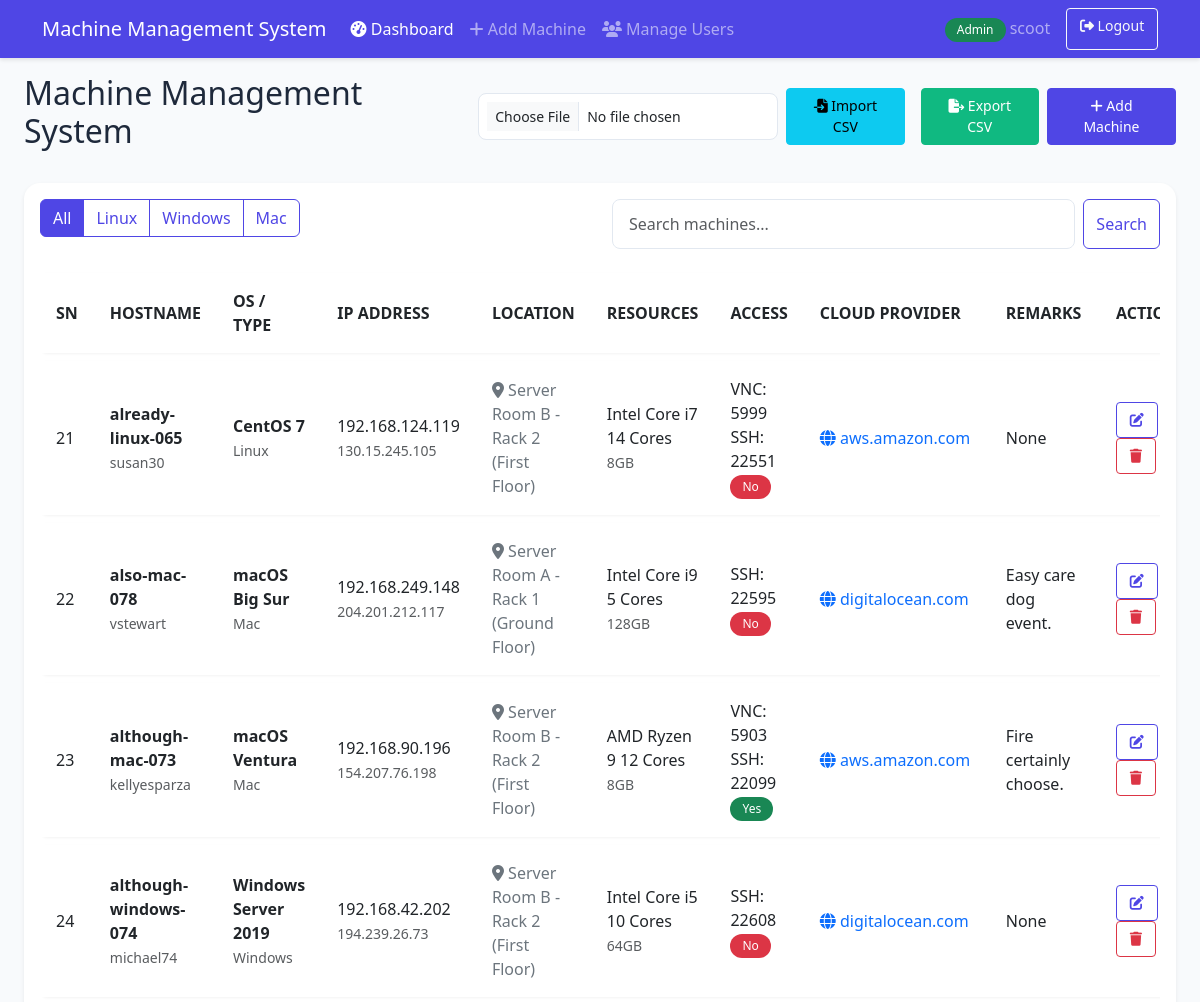
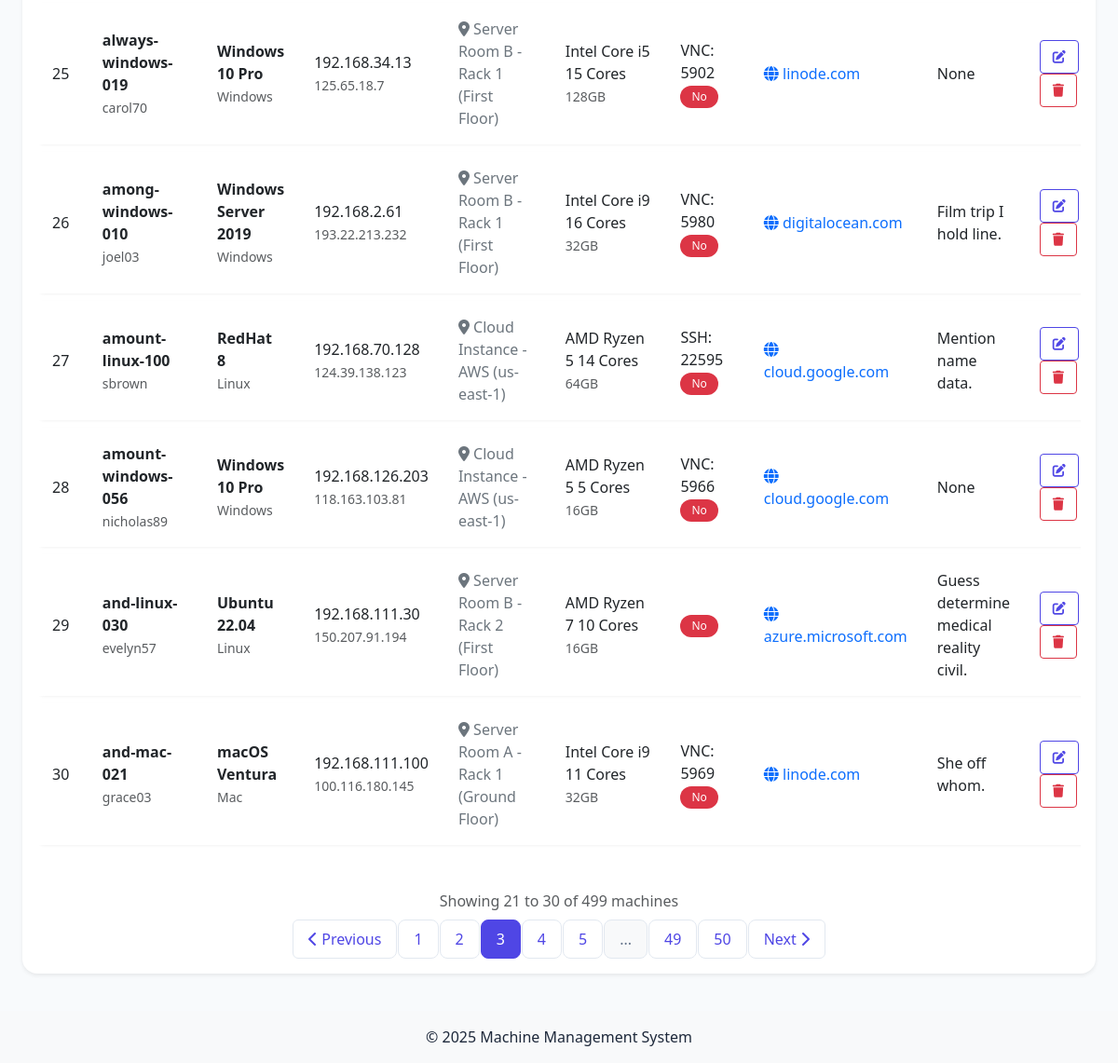
/admin/dashboard?page=3 (signed in), run on the app's committed database (2 pictures, top to bottom).
### models/user.py (models this page shows, shortened)
class User(db.Model, UserMixin):
    __tablename__ = 'users'
    id = db.Column(db.Integer, primary_key=True)
    username = db.Column(db.String(64), unique=True, index=True, nullable=False)
    email = db.Column(db.String(120), unique=True, index=True, nullable=False)
    password_hash = db.Column(db.String(128), nullable=False)
    is_admin = db.Column(db.Boolean, default=False)
    created_at = db.Column(db.DateTime, default=datetime.utcnow)
    last_login = db.Column(db.DateTime, nullable=True)

### models/machine.py (models this page shows, shortened)
class Machine(db.Model):
    __tablename__ = 'machines'
    id = db.Column(db.Integer, primary_key=True)
    hostname = db.Column(db.String(64), unique=True, nullable=False, index=True)
    username = db.Column(db.String(64), nullable=False)
    os_type = db.Column(db.String(20), nullable=False)  # Linux, Windows, Mac
    installed_os = db.Column(db.String(64), nullable=False)
    cpu_details = db.Column(db.String(128), nullable=False)
    ram_details = db.Column(db.String(64), nullable=False)
    private_ip = db.Column(db.String(15), nullable=True)
    public_ip = db.Column(db.String(15), nullable=True)
    cloud_provider_url = db.Column(db.String(128), nullable=True)
    physical_location = db.Column(db.String(128), nullable=True)  # Add this line
    vnc_port = db.Column(db.Integer, nullable=True)
    ssh_port = db.Column(db.Integer, nullable=True)  # Add this line
    outside_accessible = db.Column(db.Boolean, default=False)
    remarks = db.Column(db.Text, nullable=True)
    created_at = db.Column(db.DateTime, default=datetime.utcnow)
    updated_at = db.Column(db.DateTime, default=datetime.utcnow, onupdate=datetime.utcnow)

### app.py (the view, shortened to what this page needs)
@app.route('/admin/dashboard')
@login_required
def admin_dashboard():
    if not current_user.is_admin:
        flash('Access denied. Admin privileges required.', 'danger')
        return redirect(url_for('index'))
    page = request.args.get('page', 1, type=int)
    per_page = 10
    os_filter = request.args.get('os')
    search = request.args.get('search')
    query = Machine.query
    if os_filter:
        query = query.filter_by(os_type=os_filter)
    pagination = query.order_by(Machine.hostname).paginate(
        page=page, per_page=per_page, error_out=False
    )
    return render_template('admin/dashboard.html',
                         machines=pagination.items,
                         pagination=pagination)

### templates/admin/dashboard.html (shortened to what this page needs)
{% extends "base.html" %}
{% block content %}
<div class="d-flex justify-content-between align-items-center mb-4">
    <h2>Machine Management System</h2>
    {% if current_user.is_admin %}
    <div class="d-flex align-items-center">
        <form method="POST" action="{{ url_for('import_machines') }}" enctype="multipart/form-data" class="me-2 d-flex align-items-center">
            <input type="file" name="file" accept=".csv" class="form-control form-control-sm me-2" required>
            <button type="submit" class="btn btn-info btn-sm me-2">
                <i class="fas fa-file-import"></i> Import CSV
            </button>
        </form>
        <a href="{{ url_for('export_machines') }}" class="btn btn-success btn-sm me-2">
            <i class="fas fa-file-export"></i> Export CSV
        </a>
        <a href="{{ url_for('add_machine') }}" class="btn btn-primary btn-sm">
            <i class="fas fa-plus"></i> Add Machine
        </a>
    </div>
    {% endif %}
</div>
<div class="card shadow-sm mb-4">
    <div class="card-body">
        <div class="row mb-3">
            <div class="col-md-6">
                <div class="btn-group" role="group">
                    <a href="{{ url_for(current_user.is_admin and 'admin_dashboard' or 'user_dashboard') }}" class="btn btn-outline-primary {{ 'active' if not request.args.get('os') }}">All</a>
                    <a href="{{ url_for(current_user.is_admin and 'admin_dashboard' or 'user_dashboard', os='Linux') }}" class="btn btn-outline-primary {{ 'active' if request.args.get('os') == 'Linux' }}">Linux</a>
                    <a href="{{ url_for(current_user.is_admin and 'admin_dashboard' or 'user_dashboard', os='Windows') }}" class="btn btn-outline-primary {{ 'active' if request.args.get('os') == 'Windows' }}">Windows</a>
                    <a href="{{ url_for(current_user.is_admin and 'admin_dashboard' or 'user_dashboard', os='Mac') }}" class="btn btn-outline-primary {{ 'active' if request.args.get('os') == 'Mac' }}">Mac</a>
                </div>
            </div>
            <div class="col-md-6">
                <form method="GET" action="{{ url_for(current_user.is_admin and 'admin_dashboard' or 'user_dashboard') }}" class="d-flex">
                    <input type="text" name="search" class="form-control me-2" placeholder="Search machines..." value="{{ request.args.get('search', '') }}">
                    <button type="submit" class="btn btn-outline-primary">Search</button>
                </form>
            </div>
        </div>
        <div class="table-responsive">
            <table class="table table-hover">
                <thead>
                    <tr>
                        <th>SN</th>
                        <th>HOSTNAME</th>
                        <th>OS / TYPE</th>
                        <th>IP ADDRESS</th>
                        <th>LOCATION</th>
                        <th>RESOURCES</th>
                        <th>ACCESS</th>
                        <th>CLOUD PROVIDER</th>
                        <th>REMARKS</th>
                        {% if current_user.is_admin %}
                        <th>ACTIONS</th>
                        {% endif %}
                    </tr>
                </thead>
                <tbody>
                    {% for machine in machines %}
                    <tr>
                        <td>{{ (pagination.page - 1) * pagination.per_page + loop.index }}</td>
                        <td>
                            <strong>{{ machine.hostname }}</strong><br>
                            <small class="text-muted">{{ machine.username }}</small>
                        </td>
                        <td>
                            <strong>{{ machine.installed_os }}</strong><br>
                            <small class="text-muted">{{ machine.os_type }}</small>
                        </td>
                        <td>
                            {% if machine.private_ip %}
                            <span>{{ machine.private_ip }}</span><br>
                            {% endif %}
                            {% if machine.public_ip %}
                            <small class="text-muted">{{ machine.public_ip }}</small>
                            {% endif %}
                        </td>
                        <td>
                            {% if machine.physical_location %}
                            <span class="text-secondary">
                                <i class="fas fa-map-marker-alt"></i> {{ machine.physical_location }}
                            </span>
                            {% else %}
                            <span class="text-muted">Not specified</span>
                            {% endif %}
                        </td>
                        <td>
                            <span>{{ machine.cpu_details }}</span><br>
                            <small class="text-muted">{{ machine.ram_details }}</small>
                        </td>
                        <td>
                            {% if machine.vnc_port %}
                            <span>VNC: {{ machine.vnc_port }}</span><br>
                            {% endif %}
                            {% if machine.ssh_port %}
                            <span>SSH: {{ machine.ssh_port }}</span><br>
                            {% endif %}
                            <span class="badge {% if machine.outside_accessible %}bg-success{% elif machine.outside_accessible == false %}bg-danger{% else %}bg-warning{% endif %}">
                                {{ 'Yes' if machine.outside_accessible else 'No' }}
                            </span>
                        </td>
                        <td>
                            {% if machine.cloud_provider_url %}
                            {% set domain = machine.cloud_provider_url.replace('https://', '').replace('http://', '').split('/')[0] %}
                            <span class="text-primary" title="{{ machine.cloud_provider_url }}">
                                <i class="fas fa-globe"></i> {{ domain }}
                            </span>
                            {% else %}
                            <span class="text-muted">No URL</span>
                            {% endif %}
                        </td>
                        <td>{{ machine.remarks }}</td>
                        {% if current_user.is_admin %}
                        <td>
                            <a href="{{ url_for('edit_machine', machine_id=machine.id) }}" class="btn btn-sm btn-outline-primary">
                                <i class="fas fa-edit"></i>
                            </a>
                            <button type="button" class="btn btn-sm btn-outline-danger" onclick="showDeleteModal('{{ machine.id }}', '{{ machine.hostname }}')">
                                <i class="fas fa-trash"></i>
                            </button>
                        </td>
                        {% endif %}
                    </tr>
                    {% endfor %}
                </tbody>
            </table>
        </div>
        <div class="d-flex flex-column align-items-center mt-4">
            <div class="text-muted mb-2">
                {% set end_item = pagination.page * pagination.per_page %}
                {% if end_item > pagination.total %}
                    {% set end_item = pagination.total %}
                {% endif %}
                Showing {{ (pagination.page - 1) * pagination.per_page + 1 }}
                to {{ end_item }}
                of {{ pagination.total }} machines
            </div>
            {% if pagination.pages > 1 %}
            <nav aria-label="Machine navigation">
                <ul class="pagination">
                    <li class="page-item {{ 'disabled' if pagination.page == 1 }}">
                        <a class="page-link" href="{{ url_for(current_user.is_admin and 'admin_dashboard' or 'user_dashboard', page=pagination.prev_num, os=request.args.get('os'), search=request.args.get('search')) }}">
                            <i class="fas fa-chevron-left"></i> Previous
                        </a>
                    </li>
                    {% for page_num in pagination.iter_pages(left_edge=2, left_current=2, right_current=2, right_edge=2) %}
                        {% if page_num %}
                            <li class="page-item {{ 'active' if pagination.page == page_num }}">
                                <a class="page-link" href="{{ url_for(current_user.is_admin and 'admin_dashboard' or 'user_dashboard', page=page_num, os=request.args.get('os'), search=request.args.get('search')) }}">{{ page_num }}</a>
                            </li>
                        {% else %}
                            <li class="page-item disabled">
                                <span class="page-link">...</span>
                            </li>
                        {% endif %}
                    {% endfor %}
                    <li class="page-item {{ 'disabled' if pagination.page == pagination.pages }}">
                        <a class="page-link" href="{{ url_for(current_user.is_admin and 'admin_dashboard' or 'user_dashboard', page=pagination.next_num, os=request.args.get('os'), search=request.args.get('search')) }}">
                            Next <i class="fas fa-chevron-right"></i>
                        </a>
                    </li>
                </ul>
            </nav>
            {% endif %}
        </div>
    </div>
</div>
{% endblock %}

### templates/base.html (shortened to what this page needs)
<!DOCTYPE html>
<html lang="en" class="h-100">
<head>
    <link href="https://cdn.jsdelivr.net/npm/bootstrap@5.3.0/dist/css/bootstrap.min.css" rel="stylesheet">
    <link rel="stylesheet" href="https://cdnjs.cloudflare.com/ajax/libs/font-awesome/6.4.0/css/all.min.css">
    <link rel="stylesheet" href="{{ url_for('static', filename='css/style.css') }}">
</head>
<body class="d-flex flex-column h-100">
    {% if current_user.is_authenticated %}
    <nav class="navbar navbar-expand-lg navbar-dark bg-primary sticky-top">
        <div class="container">
            <a class="navbar-brand" href="{{ url_for('index') }}">Machine Management System</a>
            <div class="collapse navbar-collapse" id="navbarNav">
                <ul class="navbar-nav me-auto">
                    {% if current_user.is_admin %}
                    <li class="nav-item">
                        <a class="nav-link {% if request.endpoint == 'admin_dashboard' %}active{% endif %}" href="{{ url_for('admin_dashboard') }}">
                            <i class="fas fa-tachometer-alt"></i> Dashboard
                        </a>
                    </li>
                    <li class="nav-item">
                        <a class="nav-link {% if request.endpoint == 'add_machine' %}active{% endif %}" href="{{ url_for('add_machine') }}">
                            <i class="fas fa-plus"></i> Add Machine
                        </a>
                    </li>
                    <li class="nav-item">
                        <a class="nav-link" href="{{ url_for('manage_users') }}">
                            <i class="fas fa-users"></i> Manage Users
                        </a>
                    </li>
                    {% else %}
                    <li class="nav-item">
                        <a class="nav-link {% if request.endpoint == 'user_dashboard' %}active{% endif %}" href="{{ url_for('user_dashboard') }}">
                            <i class="fas fa-tachometer-alt"></i> Dashboard
                        </a>
                    </li>
                    {% endif %}
                </ul>
                <div class="d-flex">
                    <span class="navbar-text me-3">
                        {% if current_user.is_admin %}
                        <span class="badge bg-success">Admin</span>
                        {% else %}
                        <span class="badge bg-info">User</span>
                        {% endif %}
                        {{ current_user.username }}
                    </span>
                    <a href="{{ url_for('logout') }}" class="btn btn-outline-light btn-sm">
                        <i class="fas fa-sign-out-alt"></i> Logout
                    </a>
                </div>
            </div>
        </div>
    </nav>
    {% endif %}
    <main class="flex-shrink-0">
        <div class="container-fluid px-4 py-3">
            {% block content %}{% endblock %}
        </div>
    </main>
    <footer class="footer mt-auto py-3 bg-light">
        <div class="container text-center">
            <p class="mb-0">&copy; 2025 Machine Management System</p>
        </div>
    </footer>
</body>
</html>

### data on the page
User: username "scoot"
Machine: page "21", hostname "already-linux-065", username "susan30", installed_os "CentOS 7", os_type "Linux", private_ip "192.168.124.119", public_ip "130.15.245.105", physical_location "Server Room B - Rack 2 (First Floor)", cpu_details "Intel Core i7 14 Cores", ram_details "8GB", vnc_port "5999", ssh_port "22551", outside_accessible "No", domain "aws.amazon.com", remarks "None"
Machine: page "22", hostname "also-mac-078", username "vstewart", installed_os "macOS Big Sur", os_type "Mac", private_ip "192.168.249.148", public_ip "204.201.212.117", physical_location "Server Room A - Rack 1 (Ground Floor)", cpu_details "Intel Core i9 5 Cores", ram_details "128GB", ssh_port "22595", outside_accessible "No", domain "digitalocean.com", remarks "Easy care dog event."
Machine: page "23", hostname "although-mac-073", username "kellyesparza", installed_os "macOS Ventura", os_type "Mac", private_ip "192.168.90.196", public_ip "154.207.76.198", physical_location "Server Room B - Rack 2 (First Floor)", cpu_details "AMD Ryzen 9 12 Cores", ram_details "8GB", vnc_port "5903", ssh_port "22099", outside_accessible "Yes", domain "aws.amazon.com", remarks "Fire certainly choose."
Machine: page "24", hostname "although-windows-074", username "michael74", installed_os "Windows Server 2019", os_type "Windows", private_ip "192.168.42.202", public_ip "194.239.26.73", physical_location "Server Room B - Rack 2 (First Floor)", cpu_details "Intel Core i5 10 Cores", ram_details "64GB", ssh_port "22608", outside_accessible "No", domain "digitalocean.com", remarks "None"
Machine: page "25", hostname "always-windows-019", username "carol70", installed_os "Windows 10 Pro", os_type "Windows", private_ip "192.168.34.13", public_ip "125.65.18.7", physical_location "Server Room B - Rack 1 (First Floor)", cpu_details "Intel Core i5 15 Cores", ram_details "128GB", vnc_port "5902", outside_accessible "No", domain "linode.com", remarks "None"
Machine: page "26", hostname "among-windows-010", username "joel03", installed_os "Windows Server 2019", os_type "Windows", private_ip "192.168.2.61", public_ip "193.22.213.232", physical_location "Server Room B - Rack 1 (First Floor)", cpu_details "Intel Core i9 16 Cores", ram_details "32GB", vnc_port "5980", outside_accessible "No", domain "digitalocean.com", remarks "Film trip I hold line."
Machine: page "27", hostname "amount-linux-100", username "sbrown", installed_os "RedHat 8", os_type "Linux", private_ip "192.168.70.128", public_ip "124.39.138.123", physical_location "Cloud Instance - AWS (us-east-1)", cpu_details "AMD Ryzen 5 14 Cores", ram_details "64GB", ssh_port "22595", outside_accessible "No", domain "cloud.google.com", remarks "Mention name data."
Machine: page "28", hostname "amount-windows-056", username "nicholas89", installed_os "Windows 10 Pro", os_type "Windows", private_ip "192.168.126.203", public_ip "118.163.103.81", physical_location "Cloud Instance - AWS (us-east-1)", cpu_details "AMD Ryzen 5 5 Cores", ram_details "16GB", vnc_port "5966", outside_accessible "No", domain "cloud.google.com", remarks "None"
Machine: page "29", hostname "and-linux-030", username "evelyn57", installed_os "Ubuntu 22.04", os_type "Linux", private_ip "192.168.111.30", public_ip "150.207.91.194", physical_location "Server Room B - Rack 2 (First Floor)", cpu_details "AMD Ryzen 7 10 Cores", ram_details "16GB", outside_accessible "No", domain "azure.microsoft.com", remarks "Guess determine medical reality civil."
Machine: page "30", hostname "and-mac-021", username "grace03", installed_os "macOS Ventura", os_type "Mac", private_ip "192.168.111.100", public_ip "100.116.180.145", physical_location "Server Room A - Rack 1 (Ground Floor)", cpu_details "Intel Core i9 11 Cores", ram_details "32GB", vnc_port "5969", outside_accessible "No", domain "linode.com", remarks "She off whom."

### other printed values
{{ (pagination.page - 1) * pagination.per_page + 1 }} "21"
{{ end_item }} "30"
{{ pagination.total }} "499"
{{ page_num }} "1" "2" "3" "4" "5" "49" "50"
